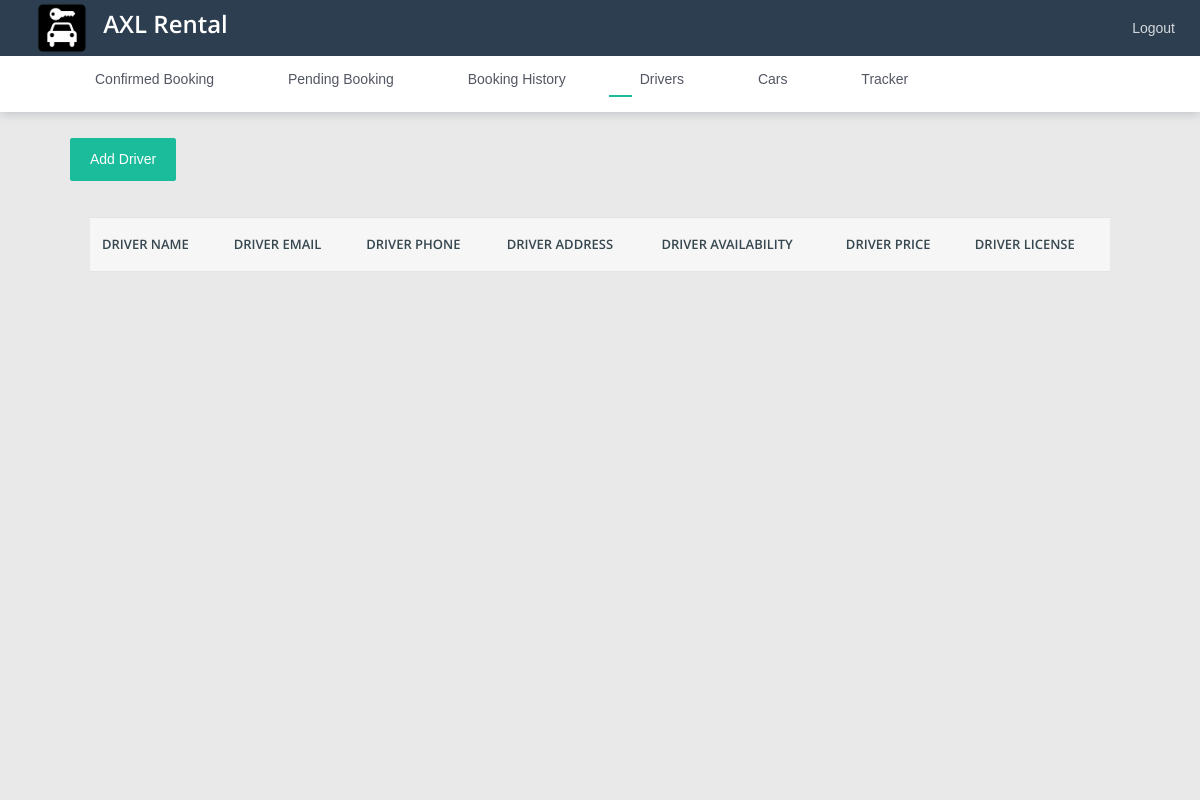
/driver-list (signed in), run on an earlier commit of the app's database.
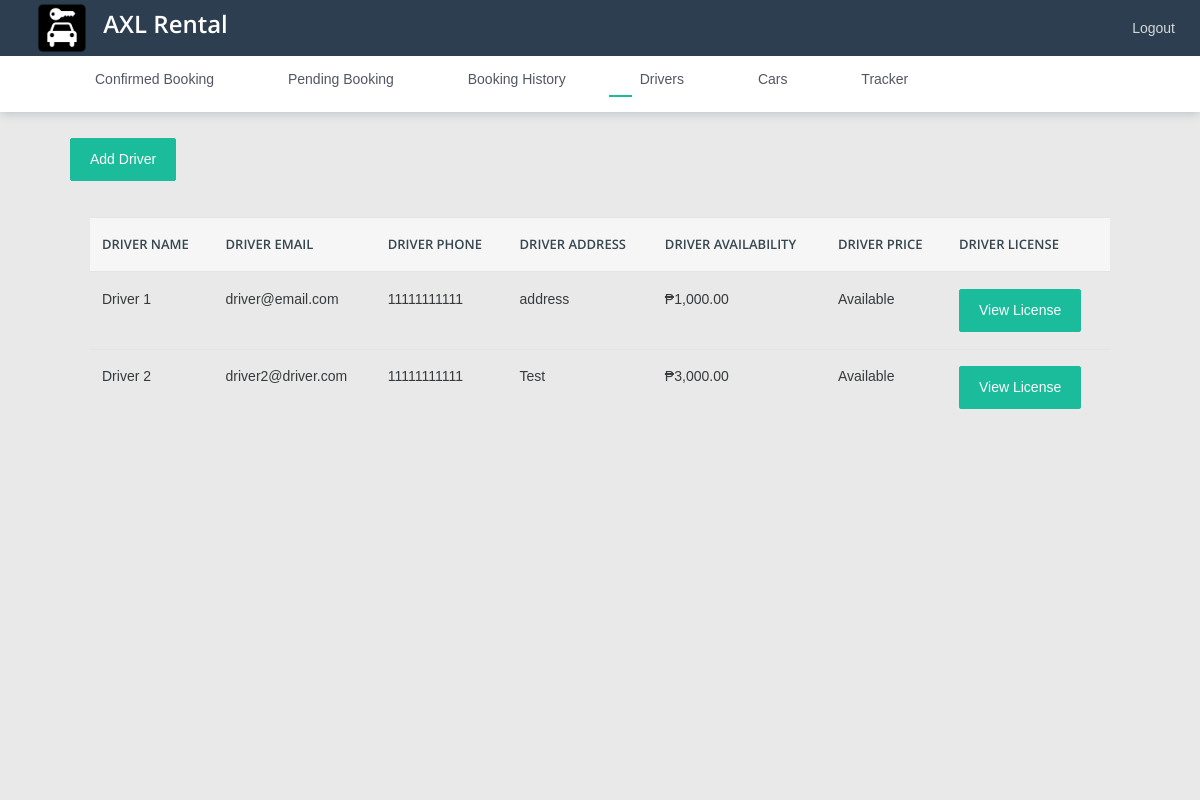
And on a later commit of the database.
### rental/models.py (models this page shows, shortened)
class Driver(models.Model):
    user = models.OneToOneField(CustomUser, on_delete=models.CASCADE, null=True, blank=True)
    driver_id = models.UUIDField(primary_key=True, default=uuid.uuid4, editable=False)
    driver_name = models.CharField(max_length=255, null=True, blank=True)
    driver_email = models.EmailField(max_length=255, null=True, blank=True)
    driver_phone = models.CharField(max_length=255, null=True, blank=True)
    driver_address = models.CharField(max_length=255, null=True, blank=True)
    driver_price = models.IntegerField(null=True, blank=True)
    driver_availability = models.BooleanField(default=True)
    driver_license_valid_id = models.ImageField(upload_to='uploads/license', null=True, blank=True)
    is_first_time = models.BooleanField(default=True)
    def price(self):
        if self.driver_price:
            total_amount = float(self.driver_price)
            total_amountstr = "{:,.2f}".format(total_amount)
            return total_amountstr

### rental/views.py (the view)
# urls.py: path("driver-list", views.DriverList, name="driver-list"),
@login_required(login_url='login')
def DriverList(request):
    driver = Driver.objects.all()
    context = {'drivers': driver}
    return render(request, 'rental/admin/driver_list.html', context)

### rental/templates/rental/admin/driver_list.html (shortened to what this page needs)
{% extends 'rental/admin/admin_base.html' %}
{% load static %}
{% block content %}
<a class="btn  btn-primary" href="{% url 'add-driver' %}" style="margin-bottom: 1rem;">Add Driver</a>
<div class="card-body table-border-style">
    <div class="table-responsive">
        <table class="table">
            <thead>
                <tr>
                    <th>Driver Name</th>
                    <th>Driver Email</th>
                    <th>Driver Phone</th>
                    <th>Driver Address</th>
                    <th>Driver Availability</th>
                    <th>Driver Price</th>
                    <th>Driver License</th>
                </tr>
            </thead>
            <tbody>
                {% for booking in drivers %}
                <tr>
                    <td>{{booking.driver_name | title}}</td>
                    <td>{{booking.driver_email}}</td>
                    <td>{{booking.driver_phone}}</td>
                    <td>{{booking.driver_address}}</td>
                    <td>₱{{booking.price}}</td>
                    {% if booking.driver_availability %}
                        <td>Available</td>
                    {% else %}
                        <td>Not Available</td>
                    {% endif %}
                    <td>
                        {% if booking.driver_license_valid_id %}
                        <a class="btn  btn-primary" href="{{booking.driver_license_valid_id.url}}" target="_blank">View License</a>
                        {% else %}
                        <p>No License Uploaded</p>
                        {% endif %}
                    </td>
                </tr>
                {% endfor %}
            </tbody>
        </table>
    </div>
</div>
{% endblock %}

What changed in the data, as far as the page shows it:
added Driver: driver_name "Driver 1", driver_email "driver@email.com", driver_phone "11111111111", driver_address "address", price "1,000.00", driver_availability "Available"
added Driver: driver_name "Driver 2", driver_email "driver2@driver.com", driver_phone "11111111111", driver_address "Test", price "3,000.00", driver_availability "Available"
